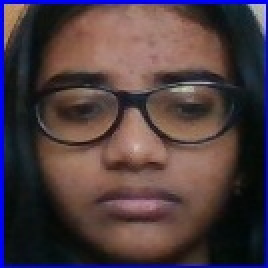
#> input picture Finished project DMT/Try_face_clustering/dataset/User.4.1.jpg, 134 x 134 px, found by its file name (shown 2 times larger)
$ python Gradient.py   (older library calls are emulated)
#> lines starting #> are read from the running program, lines starting #| are printed output that depends on the picture

import cv2
from matplotlib import pyplot as plt
import numpy as np
gray = cv2.imread('dataSet/User.4.1.jpg', 0)
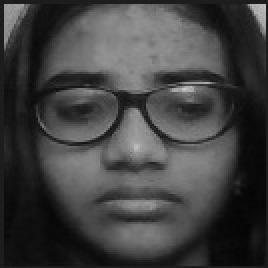
#> gray: shape (134, 134) (shown 2 times larger); min 4, max 202, mean 65.1
im = np.float32(gray) / 255.0# Calculate gradient
gx = cv2.Sobel(im, cv2.CV_32F, 1, 0, ksize=1)
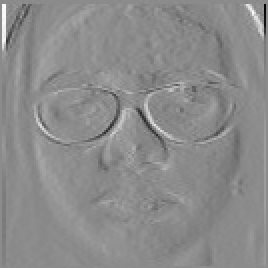
#> gx: shape (134, 134) float32 (shown 2 times larger); min -0.608, max 0.502, mean 0.000314; drawn with min black and max white
gy = cv2.Sobel(im, cv2.CV_32F, 0, 1, ksize=1)
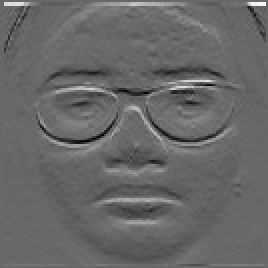
#> gy: shape (134, 134) float32 (shown 2 times larger); min -0.435, max 0.631, mean -0.00022; drawn with min black and max white
mag, angle = cv2.cartToPolar(gx, gy, angleInDegrees=True)
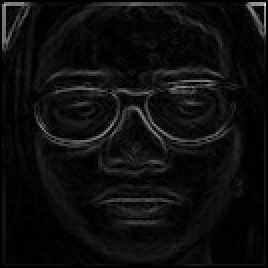
#> mag: shape (134, 134) float32 (shown 2 times larger); min 0, max 0.868, mean 0.0562
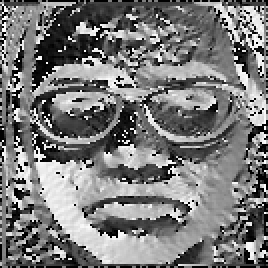
#> angle: shape (134, 134) float32 (shown 2 times larger); min 0, max 359.5, mean 172.6; drawn with min black and max white
plt.figure(figsize=(12,8))
plt.imshow(mag)
plt.show()

$ run again, with Finished project DMT/Try_face_clustering/dataset/User.4.100.jpg copied over Finished project DMT/Try_face_clustering/dataset/User.4.1.jpg
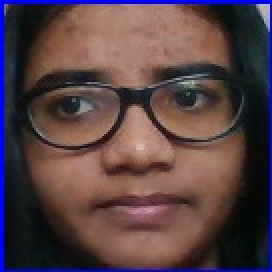
#> input picture Finished project DMT/Try_face_clustering/dataset/User.4.100.jpg, 136 x 136 px, found by its file name (shown 2 times larger)
#> `mag, angle = cv2.cartToPolar(gx, gy, angleInDegrees=True)`:
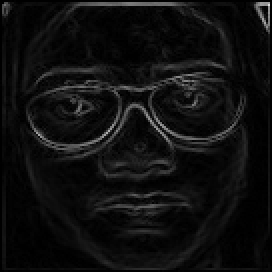
#> mag: shape (136, 136) float32 (shown 2 times larger); min 0, max 0.874, mean 0.0601
#> `mag, angle = cv2.cartToPolar(gx, gy, angleInDegrees=True)`:
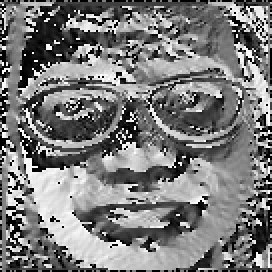
#> angle: shape (136, 136) float32 (shown 2 times larger); min 0, max 358.6, mean 173.8; drawn with min black and max white
